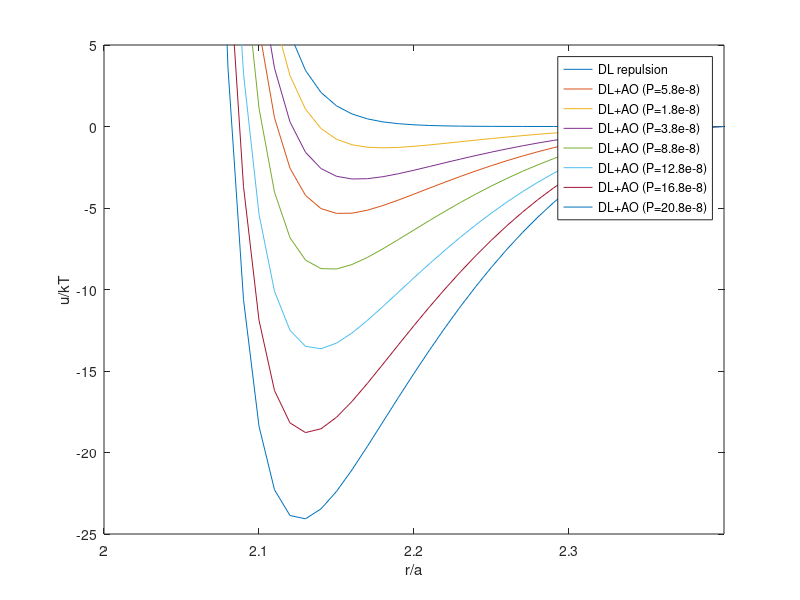
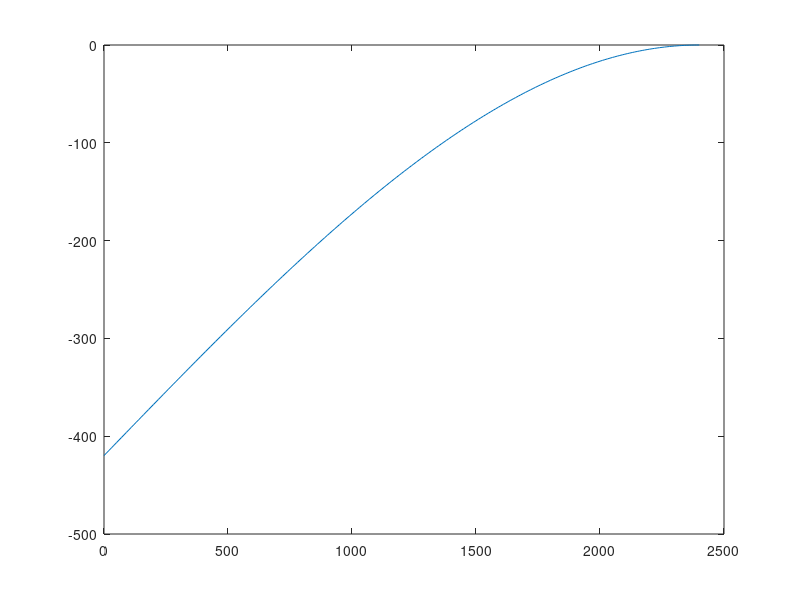

The MATLAB source for these figures, in order:
clear all
close all

n = 10e-9; %concentration
a = 1000; %nm
L = 200; % deplent size nm
phi = n*4.0/3.0*pi*L^3;
att = 3.5;
rm=2.4;
r = 0:0.01:rm;
r = r*a;
kappa = 50;
Bpp = 2.29*a;
u_rep = Bpp*exp(-kappa*(r -2*a)/a);

P=n*(1+phi+phi^2-phi^3)/(1-phi)^3;
P = 5.8e-8; % P has unit of KT nm^3
u_ao = -P*pi*(4.0/3.0*(a+L)^3.*(1-3*r./(4*(a+L))+r.^3./(16*(a+L)^3)));

figure(1)
plot(r/a,u_rep);
xlabel('r/a');
ylabel('u/kT');
xlim([2, 2+0.4])
ylim([-25 10]);
figure(2)
plot(r,u_ao);
figure(1)
hold on
plot(r/a,u_rep+u_ao);
xlabel('r/a');
ylabel('u/kT');
xlim([2, 2+0.4])
ylim([-25 5]);
P = 1.8e-8; % P has unit of KT nm^3
u_ao = -P*pi*(4.0/3.0*(a+L)^3.*(1-3*r./(4*(a+L))+r.^3./(16*(a+L)^3)));
plot(r/a,u_rep+u_ao);
P = 3.8e-8; % P has unit of KT nm^3
u_ao = -P*pi*(4.0/3.0*(a+L)^3.*(1-3*r./(4*(a+L))+r.^3./(16*(a+L)^3)));
plot(r/a,u_rep+u_ao);

P = 8.8e-8; % P has unit of KT nm^3
u_ao = -P*pi*(4.0/3.0*(a+L)^3.*(1-3*r./(4*(a+L))+r.^3./(16*(a+L)^3)));
plot(r/a,u_rep+u_ao);
P = 12.8e-8; % P has unit of KT nm^3
u_ao = -P*pi*(4.0/3.0*(a+L)^3.*(1-3*r./(4*(a+L))+r.^3./(16*(a+L)^3)));
plot(r/a,u_rep+u_ao);
P = 16.8e-8; % P has unit of KT nm^3
u_ao = -P*pi*(4.0/3.0*(a+L)^3.*(1-3*r./(4*(a+L))+r.^3./(16*(a+L)^3)));
plot(r/a,u_rep+u_ao);
P = 20.8e-8; % P has unit of KT nm^3
u_ao = -P*pi*(4.0/3.0*(a+L)^3.*(1-3*r./(4*(a+L))+r.^3./(16*(a+L)^3)));
plot(r/a,u_rep+u_ao);

legend('DL repulsion','DL+AO (P=5.8e-8)','DL+AO (P=1.8e-8)','DL+AO (P=3.8e-8)','DL+AO (P=8.8e-8)','DL+AO (P=12.8e-8)','DL+AO (P=16.8e-8)','DL+AO (P=20.8e-8)')